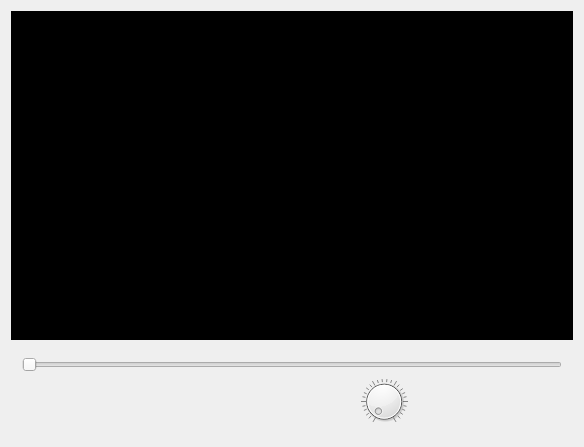
<?xml version="1.0" encoding="UTF-8"?>
<ui version="4.0">
 <class>Widget</class>
 <widget class="QWidget" name="Widget">
  <property name="geometry">
   <rect>
    <x>0</x>
    <y>0</y>
    <width>584</width>
    <height>447</height>
   </rect>
  </property>
  <property name="windowTitle">
   <string>播放器</string>
  </property>
  <layout class="QGridLayout" name="gridLayout_3">
   <item row="0" column="0">
    <layout class="QGridLayout" name="gridLayout">
     <item row="0" column="0">
      <widget class="QLabel" name="lbl_show">
       <property name="minimumSize">
        <size>
         <width>0</width>
         <height>200</height>
        </size>
       </property>
       <property name="styleSheet">
        <string notr="true">background-color: rgb(0,0,0);</string>
       </property>
       <property name="text">
        <string/>
       </property>
      </widget>
     </item>
    </layout>
   </item>
   <item row="1" column="0">
    <widget class="QWidget" name="widget" native="true">
     <property name="maximumSize">
      <size>
       <width>16777215</width>
       <height>90</height>
      </size>
     </property>
     <layout class="QGridLayout" name="gridLayout_2">
      <item row="0" column="0">
       <widget class="QSlider" name="horizontalSlider">
        <property name="focusPolicy">
         <enum>Qt::NoFocus</enum>
        </property>
        <property name="orientation">
         <enum>Qt::Horizontal</enum>
        </property>
       </widget>
      </item>
      <item row="1" column="0">
       <layout class="QHBoxLayout" name="horizontalLayout">
        <item>
         <spacer name="horizontalSpacer_2">
          <property name="orientation">
           <enum>Qt::Horizontal</enum>
          </property>
          <property name="sizeHint" stdset="0">
           <size>
            <width>40</width>
            <height>20</height>
           </size>
          </property>
         </spacer>
        </item>
        <item>
         <widget class="QPushButton" name="btn_open">
          <property name="focusPolicy">
           <enum>Qt::NoFocus</enum>
          </property>
          <property name="text">
           <string/>
          </property>
          <property name="icon">
           <iconset resource="res.qrc">
            <normaloff>:/new/prefix1/images/open3.png</normaloff>:/new/prefix1/images/open3.png</iconset>
          </property>
          <property name="iconSize">
           <size>
            <width>50</width>
            <height>50</height>
           </size>
          </property>
          <property name="flat">
           <bool>true</bool>
          </property>
         </widget>
        </item>
        <item>
         <widget class="QPushButton" name="btn_previous">
          <property name="focusPolicy">
           <enum>Qt::NoFocus</enum>
          </property>
          <property name="text">
           <string/>
          </property>
          <property name="icon">
           <iconset resource="res.qrc">
            <normaloff>:/new/prefix1/images/previous.png</normaloff>:/new/prefix1/images/previous.png</iconset>
          </property>
          <property name="iconSize">
           <size>
            <width>50</width>
            <height>50</height>
           </size>
          </property>
          <property name="flat">
           <bool>true</bool>
          </property>
         </widget>
        </item>
        <item>
         <widget class="QPushButton" name="btn_play">
          <property name="focusPolicy">
           <enum>Qt::NoFocus</enum>
          </property>
          <property name="text">
           <string/>
          </property>
          <property name="icon">
           <iconset resource="res.qrc">
            <normaloff>:/new/prefix1/images/play.png</normaloff>:/new/prefix1/images/play.png</iconset>
          </property>
          <property name="iconSize">
           <size>
            <width>50</width>
            <height>50</height>
           </size>
          </property>
          <property name="flat">
           <bool>true</bool>
          </property>
         </widget>
        </item>
        <item>
         <widget class="QPushButton" name="btn_next">
          <property name="focusPolicy">
           <enum>Qt::NoFocus</enum>
          </property>
          <property name="text">
           <string/>
          </property>
          <property name="icon">
           <iconset resource="res.qrc">
            <normaloff>:/new/prefix1/images/next.png</normaloff>:/new/prefix1/images/next.png</iconset>
          </property>
          <property name="iconSize">
           <size>
            <width>50</width>
            <height>50</height>
           </size>
          </property>
          <property name="flat">
           <bool>true</bool>
          </property>
         </widget>
        </item>
        <item>
         <widget class="QDial" name="dial">
          <property name="maximumSize">
           <size>
            <width>80</width>
            <height>80</height>
           </size>
          </property>
          <property name="focusPolicy">
           <enum>Qt::NoFocus</enum>
          </property>
          <property name="maximum">
           <number>100</number>
          </property>
          <property name="notchesVisible">
           <bool>true</bool>
          </property>
         </widget>
        </item>
        <item>
         <spacer name="horizontalSpacer">
          <property name="orientation">
           <enum>Qt::Horizontal</enum>
          </property>
          <property name="sizeHint" stdset="0">
           <size>
            <width>40</width>
            <height>20</height>
           </size>
          </property>
         </spacer>
        </item>
       </layout>
      </item>
     </layout>
    </widget>
   </item>
  </layout>
 </widget>
 <layoutdefault spacing="6" margin="11"/>
 <resources>
  <include location="res.qrc"/>
 </resources>
 <connections/>
</ui>
